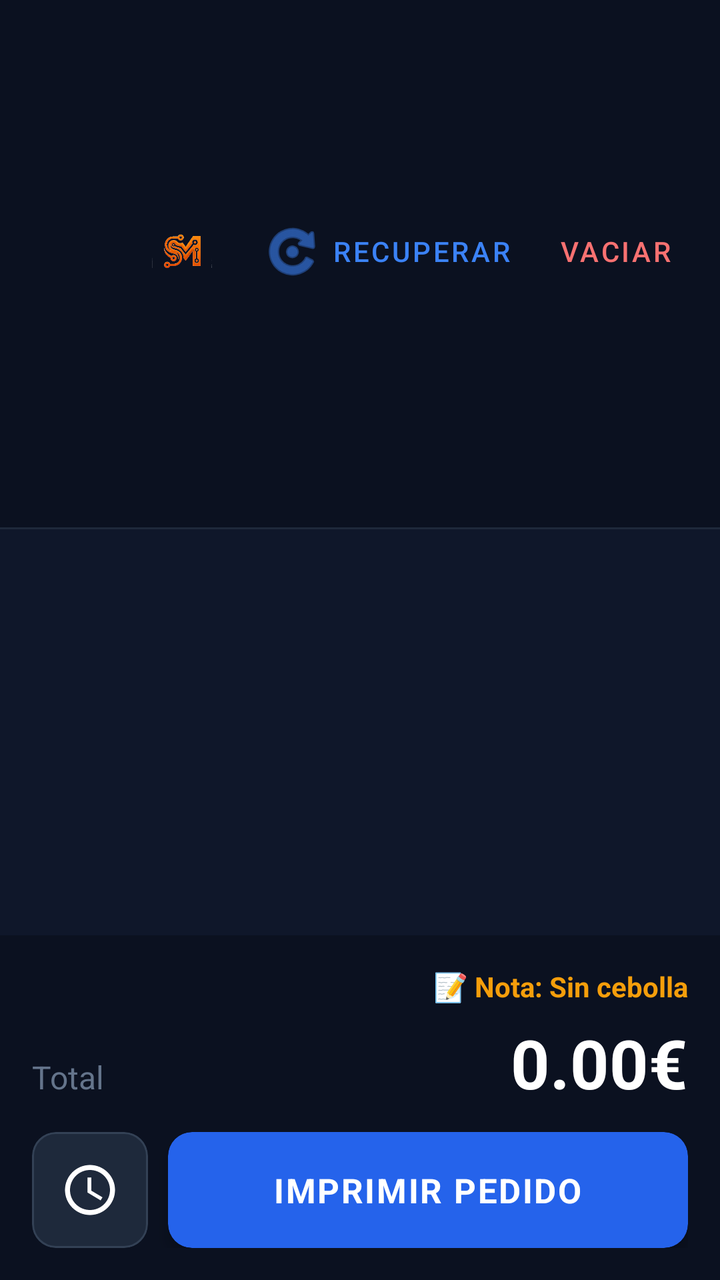
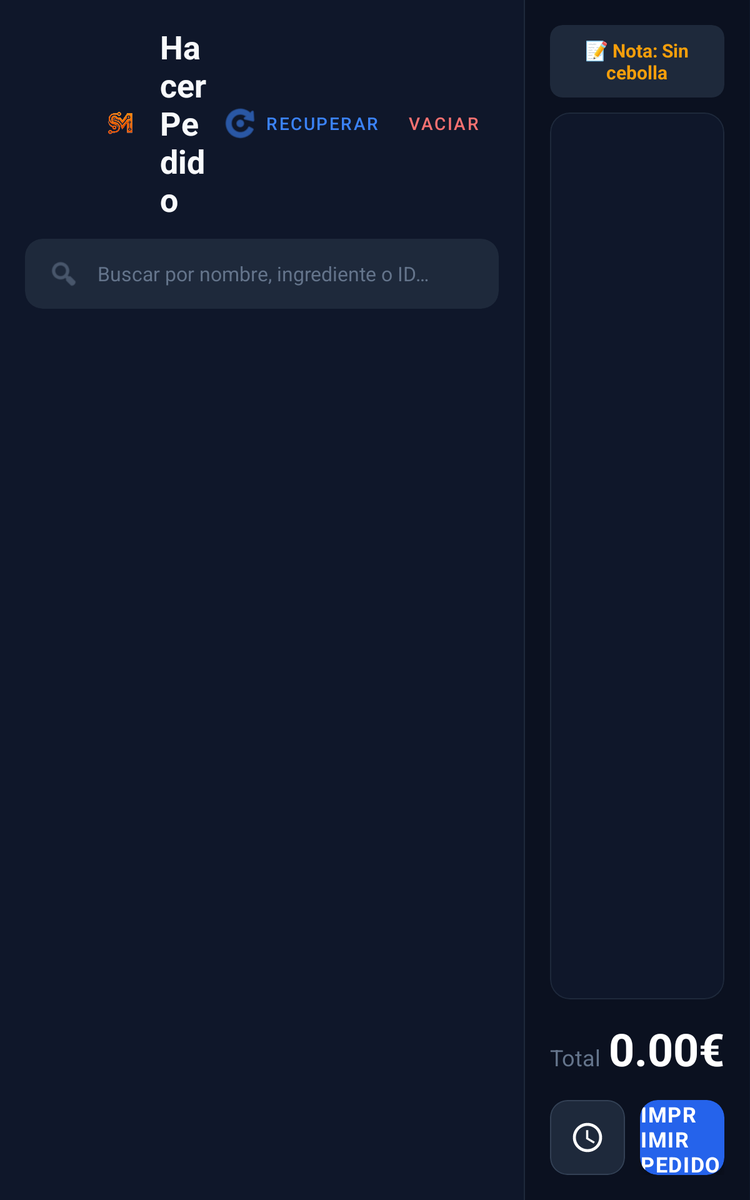

An Android layout and its configuration variant, each rendered on a device that would load it. The default file and the variant file are quoted in full after the pictures.
<!-- AndroidManifest.xml: application theme Theme.MyApplication -->
<!-- res/layout/activity_pedido.xml -->
<?xml version="1.0" encoding="utf-8"?>
<LinearLayout xmlns:android="http://schemas.android.com/apk/res/android"
    xmlns:app="http://schemas.android.com/apk/res-auto"
    xmlns:tools="http://schemas.android.com/tools"
    android:layout_width="match_parent"
    android:layout_height="match_parent"
    android:background="#0F172A"
    android:orientation="vertical"
    android:fitsSystemWindows="true">

    
    
    
    <LinearLayout
        android:layout_width="match_parent"
        android:layout_height="0dp"
        android:layout_weight="1.3"
        android:orientation="vertical"
        android:padding="16dp"
        android:background="#0B1120">

        
        <LinearLayout
            android:layout_width="match_parent"
            android:layout_height="wrap_content"
            android:orientation="horizontal"
            android:gravity="center_vertical"
            android:layout_marginBottom="12dp">

            <ImageButton
                android:id="@+id/btnBack"
                android:layout_width="48dp"
                android:layout_height="48dp"
                android:background="?attr/selectableItemBackgroundBorderless"
                android:src="@drawable/ic_arrow_back"
                app:tint="#F8FAFC"
                android:contentDescription="@string/volver"
                android:layout_marginEnd="8dp" />

            <ImageView
                android:contentDescription="@null"
                android:layout_width="38dp"
                android:layout_height="38dp"
                android:src="@drawable/ic_logo_monogram"
                android:scaleType="fitCenter"
                android:layout_marginEnd="12dp" />

            <TextView
                android:id="@+id/tituloPedido"
                android:layout_width="0dp"
                android:layout_height="wrap_content"
                android:layout_weight="1"
                android:text="@string/hacer_pedido"
                android:textColor="#F8FAFC"
                android:textSize="24sp"
                android:textStyle="bold"/>

            <com.google.android.material.button.MaterialButton
                android:id="@+id/btnRecuperarPedido"
                style="@style/Widget.MaterialComponents.Button.TextButton"
                android:layout_width="wrap_content"
                android:layout_height="wrap_content"
                android:text="@string/recuperar"
                android:textColor="#3B82F6"
                android:textSize="14sp"
                app:icon="@android:drawable/ic_menu_rotate"
                app:iconTint="#3B82F6"/>

            <com.google.android.material.button.MaterialButton
                android:id="@+id/btnVaciarPedido"
                style="@style/Widget.MaterialComponents.Button.TextButton"
                android:layout_width="wrap_content"
                android:layout_height="wrap_content"
                android:text="@string/vaciar"
                android:textColor="#F87171"
                android:textSize="14sp"/>
        </LinearLayout>

        
        <com.google.android.material.card.MaterialCardView
            android:layout_width="match_parent"
            android:layout_height="54dp"
            android:layout_marginBottom="12dp"
            app:cardCornerRadius="12dp"
            app:cardElevation="0dp"
            app:cardBackgroundColor="#1E293B">

            <LinearLayout
                android:id="@+id/contenedorBuscador"
                android:layout_width="match_parent"
                android:layout_height="match_parent"
                android:gravity="center_vertical"
                android:paddingStart="14dp"
                android:paddingEnd="4dp">

                <ImageView
                    android:layout_width="24dp"
                    android:layout_height="24dp"
                    android:src="@android:drawable/ic_menu_search"
                    android:importantForAccessibility="no"
                    app:tint="#64748B"/>

                <EditText
                    android:id="@+id/edtBuscarProducto"
                    android:layout_width="0dp"
                    android:layout_height="match_parent"
                    android:layout_weight="1"
                    android:layout_marginStart="12dp"
                    android:background="@android:color/transparent"
                    android:hint="@string/buscar_nombre_ingrediente_o_id"
                    android:textColorHint="#64748B"
                    android:textColor="#E2E8F0"
                    android:textSize="15sp"
                    android:inputType="text"
                    android:imeOptions="actionSearch|flagNoExtractUi"
                    android:maxLines="1"
                    android:importantForAutofill="no"/>

                <ImageButton
                    android:id="@+id/btnLimpiarBusqueda"
                    android:layout_width="48dp"
                    android:layout_height="48dp"
                    android:background="?attr/selectableItemBackgroundBorderless"
                    android:src="@android:drawable/ic_menu_close_clear_cancel"
                    android:contentDescription="@string/limpiar_busqueda"
                    android:visibility="gone"
                    app:tint="#94A3B8"/>
            </LinearLayout>
        </com.google.android.material.card.MaterialCardView>

        
        <androidx.recyclerview.widget.RecyclerView
            android:id="@+id/recyclerCategorias"
            android:layout_width="match_parent"
            android:layout_height="wrap_content"
            android:orientation="horizontal"
            android:scrollbars="none"
            android:layout_marginBottom="10dp"
            app:layoutManager="androidx.recyclerview.widget.LinearLayoutManager" />

        
        <androidx.recyclerview.widget.RecyclerView
            android:id="@+id/recyclerProductosGrid"
            android:layout_width="match_parent"
            android:layout_height="0dp"
            android:layout_weight="1"
            android:scrollbars="vertical"
            android:clipToPadding="false"
            app:layoutManager="androidx.recyclerview.widget.GridLayoutManager"
            app:spanCount="3" />

    </LinearLayout>

    <View
        android:layout_width="match_parent"
        android:layout_height="1dp"
        android:background="#1E293B"/>

    
    
    
    <ListView
        android:id="@+id/listaPedido"
        android:layout_width="match_parent"
        android:layout_height="0dp"
        android:layout_weight="1.0"
        android:divider="#1E293B"
        android:dividerHeight="1dp"
        android:padding="12dp"
        android:clipToPadding="false"/>
    
    
    
    
    <LinearLayout
        android:layout_width="match_parent"
        android:layout_height="wrap_content"
        android:orientation="vertical"
        android:padding="16dp"
        android:background="#0B1120">

        
        <TextView
            android:id="@+id/txtHoraRecogida"
            android:layout_width="match_parent"
            android:layout_height="wrap_content"
            android:gravity="end"
            android:text=""
            android:textColor="#F59E0B"
            android:textStyle="bold"
            android:textSize="14sp"
            android:layout_marginBottom="6dp"
            tools:text="📝 Nota: Sin cebolla"/>

        
        <LinearLayout
            android:layout_width="match_parent"
            android:layout_height="wrap_content"
            android:orientation="horizontal"
            android:gravity="bottom"
            android:layout_marginBottom="12dp">
             <TextView
                android:layout_width="0dp"
                android:layout_height="wrap_content"
                android:layout_weight="1"
                android:text="@string/total"
                android:textSize="16sp"
                android:textColor="#64748B"
                android:paddingBottom="4dp"/>
            <TextView
                android:id="@+id/textoTotal"
                android:layout_width="wrap_content"
                android:layout_height="wrap_content"
                android:text="0.00€"
                android:textSize="34sp"
                android:textStyle="bold"
                android:textColor="#FFFFFF"/>
        </LinearLayout>

        
        <LinearLayout
            android:layout_width="match_parent"
            android:layout_height="58dp"
            android:orientation="horizontal">

             
              <com.google.android.material.card.MaterialCardView
                android:layout_width="58dp"
                android:layout_height="match_parent"
                android:layout_marginEnd="10dp"
                app:cardCornerRadius="12dp"
                app:cardBackgroundColor="#1E293B"
                app:strokeColor="#334155"
                app:strokeWidth="1dp"
                app:cardElevation="0dp">
                <LinearLayout
                    android:id="@+id/btnHora"
                    android:layout_width="match_parent"
                    android:layout_height="match_parent"
                    android:gravity="center"
                    android:clickable="true"
                    android:focusable="true"
                    android:background="?attr/selectableItemBackground">
                     <ImageView
                         android:contentDescription="@string/cd_hora_recogida"
                        android:id="@+id/txtTituloHora"
                        android:layout_width="30dp"
                        android:layout_height="30dp"
                        android:src="@drawable/ic_clock"
                        app:tint="#fff"/>
                </LinearLayout>
            </com.google.android.material.card.MaterialCardView>

            
             <com.google.android.material.card.MaterialCardView
                android:layout_width="0dp"
                android:layout_height="match_parent"
                android:layout_weight="1"
                app:cardCornerRadius="12dp"
                app:cardBackgroundColor="#2563EB"
                app:cardElevation="4dp">
                <LinearLayout
                    android:id="@+id/btnImprimir"
                    android:layout_width="match_parent"
                    android:layout_height="match_parent"
                    android:gravity="center"
                    android:clickable="true"
                    android:focusable="true"
                    android:background="?attr/selectableItemBackground">
                    <TextView
                        android:id="@+id/txtTituloImprimir"
                        android:layout_width="wrap_content"
                        android:layout_height="wrap_content"
                        android:text="@string/imprimir_pedido"
                        android:textColor="#FFF"
                        android:textStyle="bold"
                        android:letterSpacing="0.05"
                        android:textSize="17sp"/>
                </LinearLayout>
            </com.google.android.material.card.MaterialCardView>
         </LinearLayout>
     </LinearLayout>

 </LinearLayout>
<!-- resources referenced by this layout -->
<resources>
  <!-- drawable ic_clock (drawable) -->
  <vector xmlns:android="http://schemas.android.com/apk/res/android"
      android:width="24dp"
      android:height="24dp"
      android:viewportWidth="24"
      android:viewportHeight="24"
      android:tint="#FFFFFF">
    <path
        android:fillColor="@android:color/white"
        android:pathData="M11.99,2C6.47,2 2,6.48 2,12s4.47,10 9.99,10C17.52,22 22,17.52 22,12S17.52,2 11.99,2zM12,20c-4.42,0 -8,-3.58 -8,-8s3.58,-8 8,-8 8,3.58 8,8 -3.58,8 -8,8zM12.5,7H11v6l5.25,3.15 0.75,-1.23 -4.5,-2.67z"/>
  </vector>
  <!-- drawable ic_logo_monogram: png bitmap (drawable, 27535 bytes) -->
  <string name="buscar_nombre_ingrediente_o_id">Buscar por nombre, ingrediente o ID…</string>
  <string name="cd_hora_recogida">Establecer hora de recogida</string>
  <string name="hacer_pedido">Hacer Pedido</string>
  <string name="imprimir_pedido">IMPRIMIR PEDIDO</string>
  <string name="limpiar_busqueda">Borrar búsqueda</string>
  <string name="recuperar">Recuperar</string>
  <string name="total">Total</string>
  <string name="vaciar">Vaciar</string>
  <string name="volver">Volver</string>
  <style name="Theme.MyApplication" parent="Theme.MaterialComponents.DayNight.NoActionBar">
          
          <item name="colorPrimary">@color/primary_brand</item>
          <item name="colorPrimaryVariant">@color/primary_variant</item>
          <item name="colorOnPrimary">@color/white</item>
          
          
          <item name="colorSecondary">@color/secondary_brand</item>
          <item name="colorSecondaryVariant">@color/secondary_brand</item>
          <item name="colorOnSecondary">@color/background_dark</item>
  
          
          <item name="android:statusBarColor">@color/background_dark</item>
          <item name="android:windowLightStatusBar">false</item>
          
          
          <item name="android:navigationBarColor">@color/background_dark</item>
          <item name="android:navigationBarDividerColor" tools:targetApi="o">@color/surface_light</item>
          <item name="android:windowDrawsSystemBarBackgrounds">true</item>
          
          
          <item name="android:windowBackground">@color/background_dark</item>
          <item name="colorSurface">@color/surface_dark</item>
          <item name="colorOnSurface">@color/text_primary</item>
  
          
      </style>
  <color name="primary_brand">#3B82F6</color>
  <color name="primary_variant">#2563EB</color>
  <color name="white">#FFFFFFFF</color>
  <color name="secondary_brand">#10B981</color>
  <color name="background_dark">#0F172A</color>
  <color name="surface_light">#334155</color>
  <color name="surface_dark">#1E293B</color>
  <color name="text_primary">#F8FAFC</color>
</resources>
<!-- res/layout-sw600dp/activity_pedido.xml (the repository's variant of the layout above) -->
<!-- drawn on a 7-inch tablet held upright -->
<?xml version="1.0" encoding="utf-8"?>
<LinearLayout xmlns:android="http://schemas.android.com/apk/res/android"
    xmlns:app="http://schemas.android.com/apk/res-auto"
    xmlns:tools="http://schemas.android.com/tools"
    android:layout_width="match_parent"
    android:layout_height="match_parent"
    android:background="#0F172A"
    android:orientation="horizontal"
    android:baselineAligned="false"
    android:weightSum="2.4"
    android:fitsSystemWindows="true">

    
    
    
    <LinearLayout
        android:layout_width="0dp"
        android:layout_height="match_parent"
        android:layout_weight="1.68"
        android:orientation="vertical"
        android:padding="20dp">

        
        <LinearLayout
            android:layout_width="match_parent"
            android:layout_height="wrap_content"
            android:orientation="horizontal"
            android:gravity="center_vertical"
            android:layout_marginBottom="14dp">

            <ImageButton
                android:id="@+id/btnBack"
                android:layout_width="48dp"
                android:layout_height="48dp"
                android:background="?attr/selectableItemBackgroundBorderless"
                android:src="@drawable/ic_arrow_back"
                app:tint="#F8FAFC"
                android:contentDescription="@string/volver_al_dashboard"
                android:layout_marginEnd="8dp" />

            <ImageView
                android:layout_width="40dp"
                android:layout_height="40dp"
                android:importantForAccessibility="no"
                android:src="@drawable/ic_logo_monogram"
                android:scaleType="fitCenter"
                android:layout_marginEnd="12dp" />

            <TextView
                android:id="@+id/tituloPedido"
                android:layout_width="0dp"
                android:layout_height="wrap_content"
                android:layout_weight="1"
                android:text="@string/hacer_pedido"
                android:textColor="#F8FAFC"
                android:textSize="26sp"
                android:textStyle="bold"/>

            <com.google.android.material.button.MaterialButton
                android:id="@+id/btnRecuperarPedido"
                style="@style/Widget.MaterialComponents.Button.TextButton"
                android:layout_width="wrap_content"
                android:layout_height="wrap_content"
                android:text="@string/recuperar"
                android:textSize="14sp"
                android:textColor="#3B82F6"
                app:icon="@android:drawable/ic_menu_rotate"
                app:iconTint="#3B82F6"/>

            <com.google.android.material.button.MaterialButton
                android:id="@+id/btnVaciarPedido"
                style="@style/Widget.MaterialComponents.Button.TextButton"
                android:layout_width="wrap_content"
                android:layout_height="wrap_content"
                android:text="@string/vaciar"
                android:textSize="14sp"
                android:textColor="#F87171"/>
        </LinearLayout>

        
        <com.google.android.material.card.MaterialCardView
            android:layout_width="match_parent"
            android:layout_height="56dp"
            android:layout_marginBottom="14dp"
            app:cardCornerRadius="14dp"
            app:cardElevation="0dp"
            app:cardBackgroundColor="#1E293B">

            <LinearLayout
                android:id="@+id/contenedorBuscador"
                android:layout_width="match_parent"
                android:layout_height="match_parent"
                android:gravity="center_vertical"
                android:paddingStart="18dp"
                android:paddingEnd="4dp">

                <ImageView
                    android:layout_width="26dp"
                    android:layout_height="26dp"
                    android:src="@android:drawable/ic_menu_search"
                    android:importantForAccessibility="no"
                    app:tint="#64748B"/>

                <EditText
                    android:id="@+id/edtBuscarProducto"
                    android:layout_width="0dp"
                    android:layout_height="match_parent"
                    android:layout_weight="1"
                    android:layout_marginStart="14dp"
                    android:background="@android:color/transparent"
                    android:hint="@string/buscar_nombre_ingrediente_o_id"
                    android:textColorHint="#64748B"
                    android:textColor="#E2E8F0"
                    android:textSize="16sp"
                    android:inputType="text"
                    android:imeOptions="actionSearch|flagNoExtractUi"
                    android:maxLines="1"
                    android:importantForAutofill="no"/>

                <ImageButton
                    android:id="@+id/btnLimpiarBusqueda"
                    android:layout_width="48dp"
                    android:layout_height="48dp"
                    android:background="?attr/selectableItemBackgroundBorderless"
                    android:src="@android:drawable/ic_menu_close_clear_cancel"
                    android:contentDescription="@string/limpiar_busqueda"
                    android:visibility="gone"
                    app:tint="#94A3B8"/>
            </LinearLayout>
        </com.google.android.material.card.MaterialCardView>

        
        <androidx.recyclerview.widget.RecyclerView
            android:id="@+id/recyclerCategorias"
            android:layout_width="match_parent"
            android:layout_height="wrap_content"
            android:layout_marginBottom="14dp"
            android:orientation="horizontal"
            android:scrollbars="none"
            android:clipToPadding="false"
            app:layoutManager="androidx.recyclerview.widget.LinearLayoutManager" />

        
        <androidx.recyclerview.widget.RecyclerView
            android:id="@+id/recyclerProductosGrid"
            android:layout_width="match_parent"
            android:layout_height="0dp"
            android:layout_weight="1"
            android:scrollbars="vertical"
            android:clipToPadding="false"
            app:layoutManager="androidx.recyclerview.widget.GridLayoutManager"
            app:spanCount="4" />

    </LinearLayout>

    <View
        android:layout_width="1dp"
        android:layout_height="match_parent"
        android:background="#1E293B" />

    
    
    
    <LinearLayout
        android:layout_width="0dp"
        android:layout_height="match_parent"
        android:layout_weight="0.72"
        android:orientation="vertical"
        android:background="#0B1120"
        android:padding="20dp">
        
        
        <com.google.android.material.card.MaterialCardView
            android:layout_width="match_parent"
            android:layout_height="wrap_content"
            android:layout_marginBottom="12dp"
            app:cardCornerRadius="10dp"
            app:cardBackgroundColor="#1E293B"
            app:cardElevation="0dp">
             <TextView
                android:id="@+id/txtHoraRecogida"
                android:layout_width="match_parent"
                android:layout_height="wrap_content"
                android:paddingVertical="10dp"
                android:paddingHorizontal="14dp"
                android:gravity="center"
                android:text=""
                android:textColor="#F59E0B"
                android:textStyle="bold"
                android:textSize="15sp"
                tools:text="📝 Nota: Sin cebolla"/>
         </com.google.android.material.card.MaterialCardView>

        
        <com.google.android.material.card.MaterialCardView
            android:layout_width="match_parent"
            android:layout_height="0dp"
            android:layout_weight="1"
            app:cardCornerRadius="16dp"
            app:cardBackgroundColor="#0F172A"
            app:strokeColor="#1E293B"
            app:strokeWidth="1dp"
            app:cardElevation="0dp">
            <ListView
                android:id="@+id/listaPedido"
                android:layout_width="match_parent"
                android:layout_height="match_parent"
                android:divider="#1E293B"
                android:dividerHeight="1dp"
                android:padding="8dp"
                android:clipToPadding="false"/>
         </com.google.android.material.card.MaterialCardView>

        
        <LinearLayout
            android:layout_width="match_parent"
            android:layout_height="wrap_content"
            android:orientation="vertical"
            android:layout_marginTop="16dp">

            
            <LinearLayout
                android:layout_width="match_parent"
                android:layout_height="wrap_content"
                android:orientation="horizontal"
                android:gravity="bottom"
                android:layout_marginBottom="16dp">
                 <TextView
                    android:layout_width="0dp"
                    android:layout_height="wrap_content"
                    android:layout_weight="1"
                    android:text="@string/total"
                    android:textSize="18sp"
                    android:textColor="#64748B"
                    android:paddingBottom="6dp"/>
                <TextView
                    android:id="@+id/textoTotal"
                    android:layout_width="wrap_content"
                    android:layout_height="wrap_content"
                    android:text="0.00€"
                    android:textSize="36sp"
                    android:textStyle="bold"
                    android:textColor="#FFFFFF"/>
            </LinearLayout>

            
             <LinearLayout
                android:layout_width="match_parent"
                android:layout_height="60dp"
                android:orientation="horizontal">

                 
                 <com.google.android.material.card.MaterialCardView
                    android:layout_width="60dp"
                    android:layout_height="match_parent"
                    android:layout_marginEnd="12dp"
                    app:cardCornerRadius="14dp"
                    app:cardBackgroundColor="#1E293B"
                    app:strokeColor="#334155"
                    app:strokeWidth="1dp"
                    app:cardElevation="0dp">

                    <LinearLayout
                        android:id="@+id/btnHora"
                        android:layout_width="match_parent"
                        android:layout_height="match_parent"
                        android:gravity="center"
                        android:clickable="true"
                        android:focusable="true"
                        android:background="?attr/selectableItemBackground">
                         <ImageView
                            android:id="@+id/txtTituloHora"
                            android:contentDescription="@string/cd_hora_recogida"
                            android:layout_width="28dp"
                            android:layout_height="28dp"
                            android:src="@drawable/ic_clock"
                            app:tint="#fff"/>
                    </LinearLayout>
                </com.google.android.material.card.MaterialCardView>

                
                 <com.google.android.material.card.MaterialCardView
                    android:layout_width="0dp"
                    android:layout_height="match_parent"
                    android:layout_weight="1"
                    app:cardCornerRadius="14dp"
                    app:cardBackgroundColor="#2563EB"
                    app:cardElevation="4dp">

                    <LinearLayout
                        android:id="@+id/btnImprimir"
                        android:layout_width="match_parent"
                        android:layout_height="match_parent"
                        android:gravity="center"
                        android:clickable="true"
                        android:focusable="true"
                        android:background="?attr/selectableItemBackground">
                        
                        <TextView 
                            android:id="@+id/txtTituloImprimir" 
                            android:layout_width="wrap_content" 
                            android:layout_height="wrap_content" 
                            android:text="@string/imprimir_pedido" 
                            android:textColor="#FFF" 
                            android:textStyle="bold" 
                            android:letterSpacing="0.05"
                            android:textSize="17sp"/>
                        <TextView android:id="@+id/txtImprimirInfo" android:layout_width="wrap_content" android:layout_height="wrap_content" android:visibility="gone"/>

                    </LinearLayout>
                </com.google.android.material.card.MaterialCardView>

             </LinearLayout>
        </LinearLayout>

    </LinearLayout>

</LinearLayout>
<!-- resources referenced by the variant -->
<!-- as a 7-inch tablet held upright resolves them -->
<resources>
  <!-- drawable ic_clock (drawable) -->
  <vector xmlns:android="http://schemas.android.com/apk/res/android"
      android:width="24dp"
      android:height="24dp"
      android:viewportWidth="24"
      android:viewportHeight="24"
      android:tint="#FFFFFF">
    <path
        android:fillColor="@android:color/white"
        android:pathData="M11.99,2C6.47,2 2,6.48 2,12s4.47,10 9.99,10C17.52,22 22,17.52 22,12S17.52,2 11.99,2zM12,20c-4.42,0 -8,-3.58 -8,-8s3.58,-8 8,-8 8,3.58 8,8 -3.58,8 -8,8zM12.5,7H11v6l5.25,3.15 0.75,-1.23 -4.5,-2.67z"/>
  </vector>
  <!-- drawable ic_logo_monogram: png bitmap (drawable, 27535 bytes) -->
  <string name="buscar_nombre_ingrediente_o_id">Buscar por nombre, ingrediente o ID…</string>
  <string name="cd_hora_recogida">Establecer hora de recogida</string>
  <string name="hacer_pedido">Hacer Pedido</string>
  <string name="imprimir_pedido">IMPRIMIR PEDIDO</string>
  <string name="limpiar_busqueda">Borrar búsqueda</string>
  <string name="recuperar">Recuperar</string>
  <string name="total">Total</string>
  <string name="vaciar">Vaciar</string>
  <string name="volver_al_dashboard">Volver al Dashboard</string>
  <style name="Theme.MyApplication" parent="Theme.MaterialComponents.DayNight.NoActionBar">
          
          <item name="colorPrimary">@color/primary_brand</item>
          <item name="colorPrimaryVariant">@color/primary_variant</item>
          <item name="colorOnPrimary">@color/white</item>
          
          
          <item name="colorSecondary">@color/secondary_brand</item>
          <item name="colorSecondaryVariant">@color/secondary_brand</item>
          <item name="colorOnSecondary">@color/background_dark</item>
  
          
          <item name="android:statusBarColor">@color/background_dark</item>
          <item name="android:windowLightStatusBar">false</item>
          
          
          <item name="android:navigationBarColor">@color/background_dark</item>
          <item name="android:navigationBarDividerColor" tools:targetApi="o">@color/surface_light</item>
          <item name="android:windowDrawsSystemBarBackgrounds">true</item>
          
          
          <item name="android:windowBackground">@color/background_dark</item>
          <item name="colorSurface">@color/surface_dark</item>
          <item name="colorOnSurface">@color/text_primary</item>
  
          
      </style>
  <color name="primary_brand">#3B82F6</color>
  <color name="primary_variant">#2563EB</color>
  <color name="white">#FFFFFFFF</color>
  <color name="secondary_brand">#10B981</color>
  <color name="background_dark">#0F172A</color>
  <color name="surface_light">#334155</color>
  <color name="surface_dark">#1E293B</color>
  <color name="text_primary">#F8FAFC</color>
</resources>
